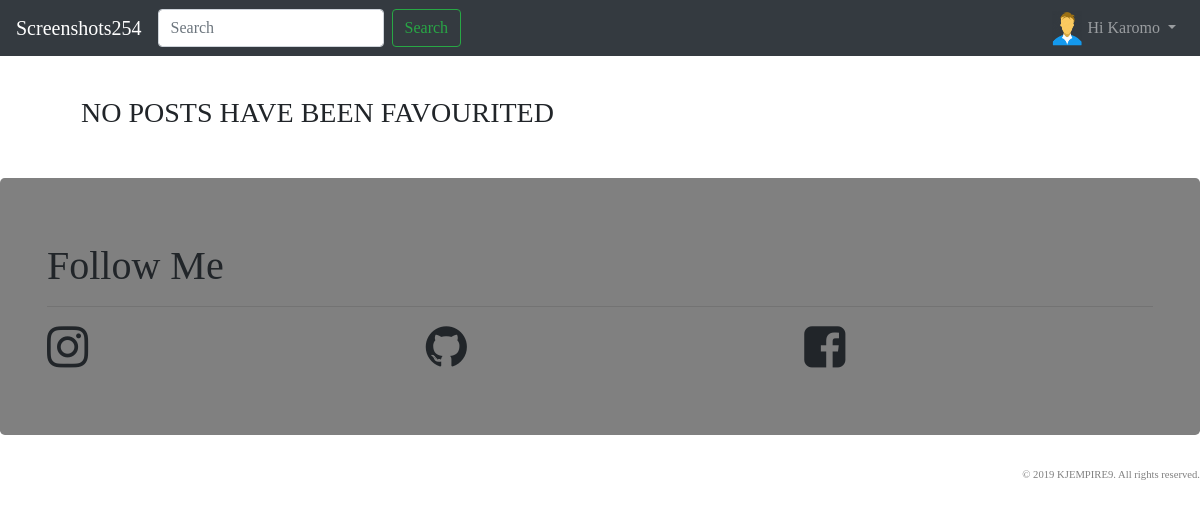
The app's page /favourites/ (signed in), older data.
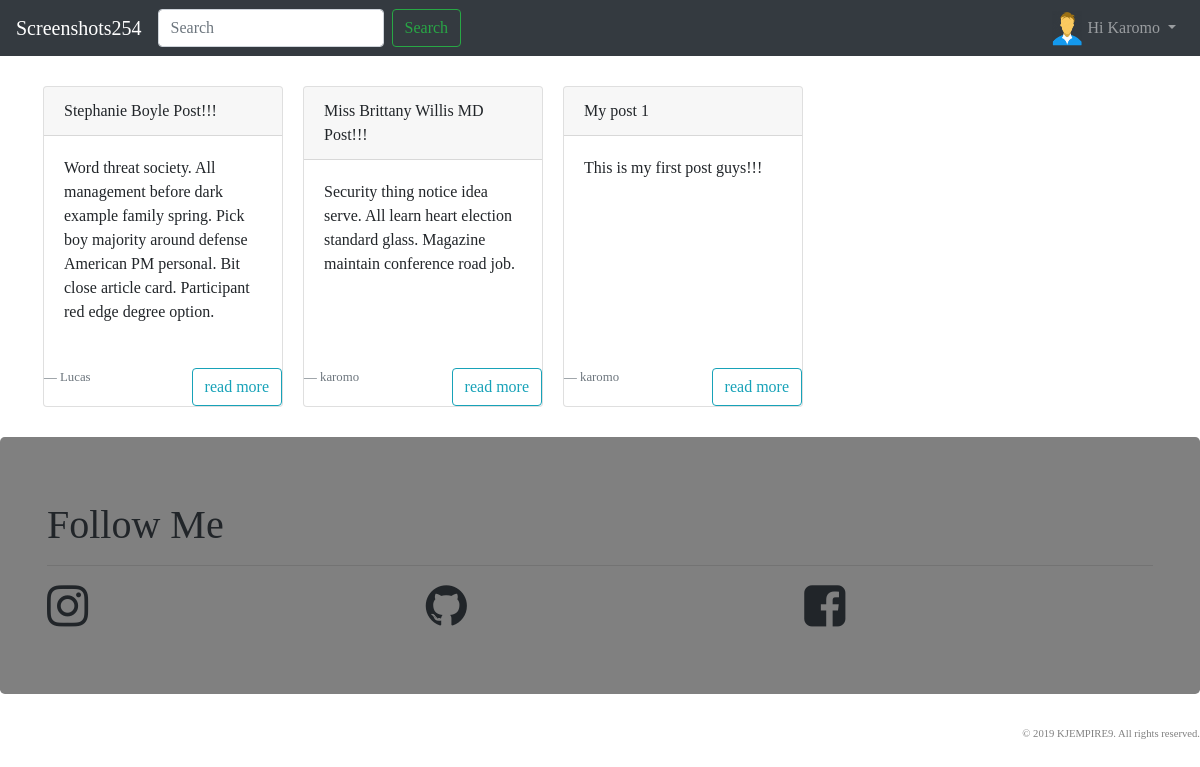
The same page, newer data.
### blogger/models.py (models this page shows, shortened)
class Post(models.Model):
    objects = models.Manager()      #Our default Manager
    published = PublishedManager()  #Our Custom Model Manager
    STATUS_CHOICES = (
        ('draft','Draft'),
        ('published','Published'),
    )
    title               =       models.CharField(max_length=100)
    slug                =       models.SlugField(max_length=120)
    author              =       models.ForeignKey(User, related_name='blog_posts',on_delete=models.CASCADE)
    body                =       models.TextField()
    likes               =       models.ManyToManyField(User, related_name='likes', blank=True)
    created             =       models.DateTimeField(auto_now_add=True)
    updated             =       models.DateTimeField(auto_now=True)
    status              =       models.CharField(max_length=10, choices=STATUS_CHOICES, default='draft')
    restrict_comment    =       models.BooleanField(default=False)
    favourite           =       models.ManyToManyField(User, related_name='favourite', blank=True)
    class Meta:
        ordering = ['-id']
    def get_absolute_url(self):
        return reverse("blogger:detail", args=[self.id, self.slug])

### blogger/views.py (the view)
# urls.py: path('favourites/', views.post_favourite_list, name="post_favourite_list"),
def post_favourite_list(request):
    user = request.user
    favourite_posts = user.favourite.all()
    context = {
        'favourite_posts': favourite_posts,
    }
    return render(request, 'blogger/favourite_list.html', context)

### blogger/templates/blogger/favourite_list.html (shortened to what this page needs)
{% extends 'blogger/base.html'%}
{% block content %}
<div class="row">
  {% for p in favourite_posts %}
  <div class="card" style="width: 15rem;">
    <div class="card-header grey">
      {{p.title}}
    </div>
    <div class="card-body">
      <p class="card-text">{{p.body}}</p>
    </div>
    <br>
    <footer class="blockquote-footer">{{p.author}}
      <a href="{{p.get_absolute_url}}" class="btn btn-outline-info float-right">read more</a>
    </footer>
  </div>
{% empty %}
    <div class="container-fluid">
      <h3>NO POSTS HAVE BEEN FAVOURITED</h3>
    </div>
  {% endfor %}
</div>
</div>
{% endblock %}

Row changes from the older to the newer data that the page shows:
added Post: title "Stephanie Boyle Post!!!", body "Word threat society. All management before dark example family spring. Pick boy majority around defense American PM personal. Bit close article card. Participant red edge degree option.", author "Lucas"
added Post: title "Miss Brittany Willis MD Post!!!", body "Security thing notice idea serve. All learn heart election standard glass. Magazine maintain conference road job.", author "karomo"
added Post: title "My post 1", body "This is my first post guys!!!", author "karomo"
Text that changed along with them:
text no longer shown: "NO POSTS HAVE BEEN FAVOURITED"
